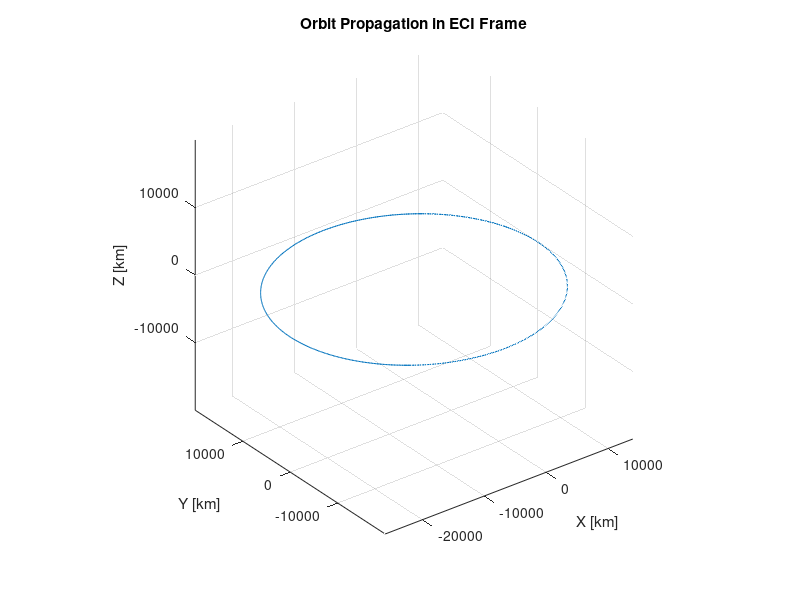

Recreate this plot in MATLAB.
% 우주궤도역학 term project#1 (i=0, RAAN=0, w=0)

%변수 선언(지구 중력 상수, 반장축, 이심률)
mu = 398600; %지구중력상수 뮤(km^3/s^2)
a = 20000;    % 반장축 a(km)
e = 0.3;      % 이심률
nu = 0;       % 진근점각(True Anomaly)


p = a * (1 - e^2);                                  % p 계산
r = p / (1 + e * cos(nu));                          % r계산
r_vec = [r * cos(nu); r * sin(nu); 0];              % r벡터 변환
v_vec = sqrt(mu/p) * [-sin(nu); e + cos(nu); 0];    % v벡터 변환

state0 = [r_vec; v_vec];       % 초기 상태 벡터
T = 2 * pi * sqrt(a^3 / mu);  % 주기 계산
tspan = [0, 2*T];        % 주기를 두 번 도는 궤도 propagation 범위
t_eval = linspace(tspan(1), tspan(2), 1000); % 시간 분할(0~궤도 2바퀴, 1000개 구간으로 나눠서)

% two_body 함수 정의
two_body = @(t, y) [y(4:6); -mu * y(1:3) / norm(y(1:3))^3];

% 오차 보정
opts=odeset('RelTol',1e-9,'AbsTol',1e-9);
[t, state] = ode45(two_body, t_eval, state0,opts);


figure;
plot3(state(:,1), state(:,2), state(:,3));
xlabel('X [km]'); ylabel('Y [km]'); zlabel('Z [km]');
title('Orbit Propagation in ECI Frame');
grid on; axis equal;